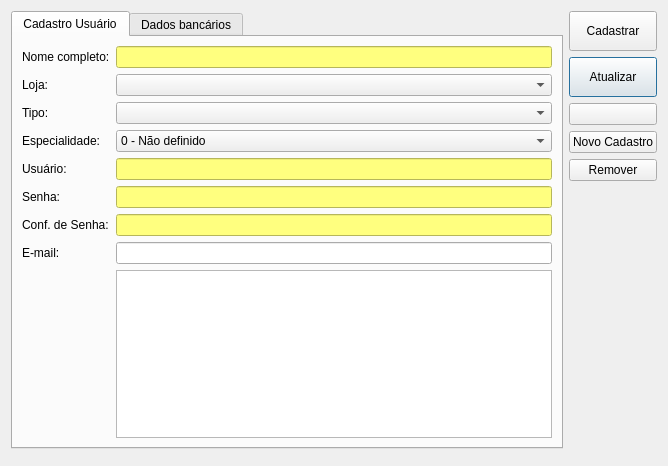
<?xml version="1.0" encoding="UTF-8"?>
<ui version="4.0">
 <class>CadastroUsuario</class>
 <widget class="QDialog" name="CadastroUsuario">
  <property name="windowModality">
   <enum>Qt::NonModal</enum>
  </property>
  <property name="geometry">
   <rect>
    <x>0</x>
    <y>0</y>
    <width>668</width>
    <height>466</height>
   </rect>
  </property>
  <property name="windowTitle">
   <string>Cadastrar Usuário</string>
  </property>
  <property name="locale">
   <locale language="Portuguese" country="Brazil"/>
  </property>
  <layout class="QGridLayout" name="gridLayout">
   <item row="0" column="1" rowspan="2">
    <layout class="QVBoxLayout" name="verticalLayout">
     <item>
      <widget class="QPushButton" name="pushButtonCadastrar">
       <property name="minimumSize">
        <size>
         <width>0</width>
         <height>40</height>
        </size>
       </property>
       <property name="text">
        <string>Cadastrar</string>
       </property>
       <property name="autoDefault">
        <bool>false</bool>
       </property>
      </widget>
     </item>
     <item>
      <widget class="QPushButton" name="pushButtonAtualizar">
       <property name="minimumSize">
        <size>
         <width>0</width>
         <height>40</height>
        </size>
       </property>
       <property name="text">
        <string>Atualizar</string>
       </property>
      </widget>
     </item>
     <item>
      <widget class="QPushButton" name="pushButtonBuscar">
       <property name="text">
        <string/>
       </property>
       <property name="icon">
        <iconset resource="../qrs/resources.qrc">
         <normaloff>:/search.png</normaloff>:/search.png</iconset>
       </property>
      </widget>
     </item>
     <item>
      <widget class="QPushButton" name="pushButtonNovoCad">
       <property name="text">
        <string>Novo Cadastro</string>
       </property>
      </widget>
     </item>
     <item>
      <widget class="QPushButton" name="pushButtonRemover">
       <property name="text">
        <string>Remover</string>
       </property>
      </widget>
     </item>
     <item>
      <spacer name="verticalSpacer">
       <property name="orientation">
        <enum>Qt::Vertical</enum>
       </property>
       <property name="sizeHint" stdset="0">
        <size>
         <width>0</width>
         <height>0</height>
        </size>
       </property>
      </spacer>
     </item>
    </layout>
   </item>
   <item row="0" column="0">
    <widget class="QTabWidget" name="tabWidget">
     <property name="currentIndex">
      <number>0</number>
     </property>
     <widget class="QWidget" name="tab">
      <attribute name="title">
       <string>Cadastro Usuário</string>
      </attribute>
      <layout class="QGridLayout" name="gridLayout_2">
       <item row="5" column="1">
        <widget class="QLineEdit" name="lineEditPasswd">
         <property name="accessibleName">
          <string>Senha</string>
         </property>
         <property name="styleSheet">
          <string notr="true">background-color: rgb(255, 255, 127);
color: rgb(0, 0, 0);</string>
         </property>
         <property name="echoMode">
          <enum>QLineEdit::Password</enum>
         </property>
        </widget>
       </item>
       <item row="2" column="0">
        <widget class="QLabel" name="labelTipo">
         <property name="text">
          <string>Tipo:</string>
         </property>
        </widget>
       </item>
       <item row="8" column="1">
        <widget class="QTableView" name="table"/>
       </item>
       <item row="6" column="1">
        <widget class="QLineEdit" name="lineEditPasswd_2">
         <property name="accessibleName">
          <string>Conf. de senha</string>
         </property>
         <property name="styleSheet">
          <string notr="true">background-color: rgb(255, 255, 127);
color: rgb(0, 0, 0);</string>
         </property>
         <property name="echoMode">
          <enum>QLineEdit::Password</enum>
         </property>
        </widget>
       </item>
       <item row="4" column="1">
        <widget class="QLineEdit" name="lineEditUser">
         <property name="accessibleName">
          <string>Nome de usuário</string>
         </property>
         <property name="styleSheet">
          <string notr="true">background-color: rgb(255, 255, 127);
color: rgb(0, 0, 0);</string>
         </property>
        </widget>
       </item>
       <item row="0" column="0">
        <widget class="QLabel" name="labelNome">
         <property name="text">
          <string>Nome completo:</string>
         </property>
        </widget>
       </item>
       <item row="5" column="0">
        <widget class="QLabel" name="labelPasswd">
         <property name="text">
          <string>Senha:</string>
         </property>
        </widget>
       </item>
       <item row="1" column="1">
        <widget class="ComboBox" name="comboBoxLoja">
         <property name="accessibleName">
          <string>Loja</string>
         </property>
        </widget>
       </item>
       <item row="4" column="0">
        <widget class="QLabel" name="labelUser">
         <property name="text">
          <string>Usuário:</string>
         </property>
        </widget>
       </item>
       <item row="1" column="0">
        <widget class="QLabel" name="labelLoja">
         <property name="text">
          <string>Loja:</string>
         </property>
        </widget>
       </item>
       <item row="7" column="0">
        <widget class="QLabel" name="labelSigla">
         <property name="text">
          <string>E-mail:</string>
         </property>
        </widget>
       </item>
       <item row="0" column="1">
        <widget class="QLineEdit" name="lineEditNome">
         <property name="accessibleName">
          <string>Nome completo</string>
         </property>
         <property name="styleSheet">
          <string notr="true">background-color: rgb(255, 255, 127);
color: rgb(0, 0, 0);</string>
         </property>
        </widget>
       </item>
       <item row="2" column="1">
        <widget class="QComboBox" name="comboBoxTipo">
         <property name="accessibleName">
          <string>Tipo</string>
         </property>
         <item>
          <property name="text">
           <string/>
          </property>
         </item>
         <item>
          <property name="text">
           <string>ADMINISTRADOR</string>
          </property>
         </item>
         <item>
          <property name="text">
           <string>ADMINISTRATIVO</string>
          </property>
         </item>
         <item>
          <property name="text">
           <string>DIRETOR</string>
          </property>
         </item>
         <item>
          <property name="text">
           <string>GERENTE DEPARTAMENTO</string>
          </property>
         </item>
         <item>
          <property name="text">
           <string>GERENTE FINANCEIRO</string>
          </property>
         </item>
         <item>
          <property name="text">
           <string>GERENTE LOJA</string>
          </property>
         </item>
         <item>
          <property name="text">
           <string>OPERACIONAL</string>
          </property>
         </item>
         <item>
          <property name="text">
           <string>VENDEDOR</string>
          </property>
         </item>
         <item>
          <property name="text">
           <string>VENDEDOR ESPECIAL</string>
          </property>
         </item>
        </widget>
       </item>
       <item row="6" column="0">
        <widget class="QLabel" name="labelPasswd_2">
         <property name="text">
          <string>Conf. de Senha:</string>
         </property>
        </widget>
       </item>
       <item row="7" column="1">
        <widget class="QLineEdit" name="lineEditEmail">
         <property name="accessibleName">
          <string>Sigla</string>
         </property>
        </widget>
       </item>
       <item row="3" column="1">
        <widget class="QComboBox" name="comboBoxEspecialidade">
         <item>
          <property name="text">
           <string>0 - Não definido</string>
          </property>
         </item>
         <item>
          <property name="text">
           <string>1 - Revestimentos</string>
          </property>
         </item>
         <item>
          <property name="text">
           <string>2 - Louças e Metais</string>
          </property>
         </item>
         <item>
          <property name="text">
           <string>3 - Acessórios</string>
          </property>
         </item>
         <item>
          <property name="text">
           <string>4 - Insumos</string>
          </property>
         </item>
         <item>
          <property name="text">
           <string>5 - Serviços</string>
          </property>
         </item>
        </widget>
       </item>
       <item row="3" column="0">
        <widget class="QLabel" name="labelEspecialidade">
         <property name="text">
          <string>Especialidade:</string>
         </property>
        </widget>
       </item>
      </layout>
     </widget>
     <widget class="QWidget" name="tab_2">
      <attribute name="title">
       <string>Dados bancários</string>
      </attribute>
      <layout class="QGridLayout" name="gridLayout_3">
       <item row="0" column="0">
        <widget class="QGroupBox" name="groupBox_2">
         <property name="title">
          <string>Dados bancários:</string>
         </property>
         <layout class="QGridLayout" name="gridLayout_5">
          <item row="0" column="0">
           <layout class="QGridLayout" name="gridLayout_4">
            <item row="2" column="0">
             <widget class="QLabel" name="labelBanco_4">
              <property name="text">
               <string>CNPJ:</string>
              </property>
             </widget>
            </item>
            <item row="1" column="0">
             <widget class="QLabel" name="labelBanco_3">
              <property name="text">
               <string>CPF:</string>
              </property>
             </widget>
            </item>
            <item row="3" column="0">
             <widget class="QLabel" name="labelBanco">
              <property name="text">
               <string>Banco:</string>
              </property>
             </widget>
            </item>
            <item row="5" column="0">
             <widget class="QLabel" name="labelAgencia">
              <property name="text">
               <string>Agência:</string>
              </property>
             </widget>
            </item>
            <item row="6" column="0">
             <widget class="QLabel" name="labelCC">
              <property name="text">
               <string>C/C:</string>
              </property>
             </widget>
            </item>
            <item row="6" column="1">
             <widget class="QLineEdit" name="lineEditCC"/>
            </item>
            <item row="0" column="0">
             <widget class="QLabel" name="labelBanco_2">
              <property name="text">
               <string>Nome:</string>
              </property>
             </widget>
            </item>
            <item row="6" column="2">
             <widget class="QCheckBox" name="checkBoxPoupanca">
              <property name="text">
               <string>Poupança</string>
              </property>
             </widget>
            </item>
            <item row="5" column="1" colspan="2">
             <widget class="QLineEdit" name="lineEditAgencia"/>
            </item>
            <item row="3" column="1" colspan="2">
             <widget class="QLineEdit" name="lineEditBanco"/>
            </item>
            <item row="2" column="1" colspan="2">
             <widget class="QLineEdit" name="lineEditCNPJBancario"/>
            </item>
            <item row="1" column="1" colspan="2">
             <widget class="QLineEdit" name="lineEditCPFBancario"/>
            </item>
            <item row="0" column="1" colspan="2">
             <widget class="QLineEdit" name="lineEditNomeBancario"/>
            </item>
           </layout>
          </item>
          <item row="0" column="1">
           <spacer name="horizontalSpacer">
            <property name="orientation">
             <enum>Qt::Horizontal</enum>
            </property>
            <property name="sizeHint" stdset="0">
             <size>
              <width>40</width>
              <height>20</height>
             </size>
            </property>
           </spacer>
          </item>
          <item row="1" column="0">
           <spacer name="verticalSpacer_2">
            <property name="orientation">
             <enum>Qt::Vertical</enum>
            </property>
            <property name="sizeHint" stdset="0">
             <size>
              <width>20</width>
              <height>40</height>
             </size>
            </property>
           </spacer>
          </item>
         </layout>
        </widget>
       </item>
      </layout>
     </widget>
    </widget>
   </item>
  </layout>
 </widget>
 <customwidgets>
  <customwidget>
   <class>ComboBox</class>
   <extends>QComboBox</extends>
   <header>src/combobox.h</header>
  </customwidget>
 </customwidgets>
 <tabstops>
  <tabstop>tabWidget</tabstop>
  <tabstop>lineEditNome</tabstop>
  <tabstop>comboBoxLoja</tabstop>
  <tabstop>comboBoxTipo</tabstop>
  <tabstop>comboBoxEspecialidade</tabstop>
  <tabstop>lineEditUser</tabstop>
  <tabstop>lineEditPasswd</tabstop>
  <tabstop>lineEditPasswd_2</tabstop>
  <tabstop>lineEditEmail</tabstop>
  <tabstop>table</tabstop>
  <tabstop>pushButtonCadastrar</tabstop>
  <tabstop>pushButtonAtualizar</tabstop>
  <tabstop>pushButtonBuscar</tabstop>
  <tabstop>pushButtonNovoCad</tabstop>
  <tabstop>pushButtonRemover</tabstop>
 </tabstops>
 <resources>
  <include location="../qrs/resources.qrc"/>
 </resources>
 <connections/>
</ui>
